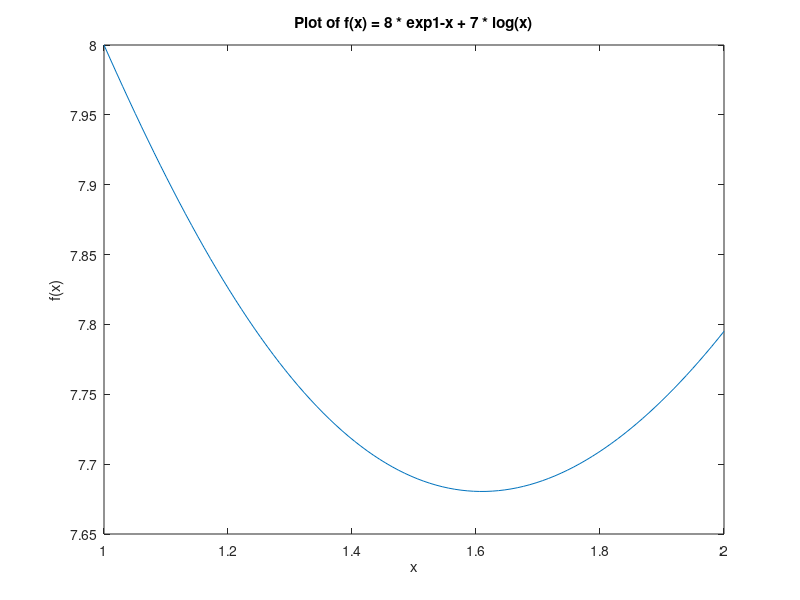

MATLAB code to generate this figure: (Note: this script raises an error after producing the figure.)
% problem 2
disp('---------------problem 2 start------------------')

x = linspace(1,2,100);
f_x = 8 * exp(1-x) + 7 * log(x);

plot(x, f_x);
xlabel('x');
ylabel('f(x)');
title('Plot of f(x) = 8 * exp{1-x} + 7 * log(x)');

disp('is the function unimodal? Yes - we can see that it is monotonically decreasing for x =< 1.6 and monotonically increasing for x >= 1.6 within the bounds of our window')

disp('------------using golden section method-------------')
a0 = 1;
b0 = 2;

r = (3 - sqrt(5)) / 2; % r for ratio

% log_b(x) = log_a(x) / log_a(b)
n = ceil(log(0.23) / log(1-r));

for i=0:n
    
    a1 = a0 + r * (b0 - a0);
    b1 = b0 - r * (b0 - a0);

    fprintf('-----iteration =  %d  -----\n', i)
    fprintf('a_%d = %d\n', i, a0)
    fprintf('b_%d = %d\n', i, b0)
    fprintf('f(a_%d) = %d\n', i, 8 * exp(1-a0) + 7 * log(a0))
    fprintf('f(b_%d) = %d\n', i, 8 * exp(1-b0) + 7 * log(b0))
    fprintf('uncertainty interval = %d\n', b0-a0)

    % choose the greater between f(a1) and f(b1)
    if (8 * exp(1-a1) + 7 * log(a1)) > (8 * exp(1-b1) + 7 * log(b1))
        a0 = a1;
    else
        b0 = b1;
    end
    
end
    
disp('-------------------using fibonacci method-----------------')

a0 = 1;
b0 = 2;

% (1 + 2*0.05) / Fn+1 <= 0.23, N=10 is plenty

% log_b(x) = log_a(x) / log_a(b)
N = 5;

for i=0:N

    r = 1 - fibonacci(N-i+2) / fibonacci(N-i+3);
    disp(r)
    
    a1 = a0 + r * (b0 - a0);
    b1 = b0 - r * (b0 - a0);

    fprintf('-----iteration =  %d  -----\n', i)
    fprintf('a_%d = %d\n', i, a0)
    fprintf('b_%d = %d\n', i, b0)
    fprintf('f(a_%d) = %d\n', i, 8 * exp(1-a0) + 7 * log(a0))
    fprintf('f(b_%d) = %d\n', i, 8 * exp(1-b0) + 7 * log(b0))
    fprintf('uncertainty interval = %d\n', (b0-a0))

    % choose the greater between f(a1) and f(b1)
    if (8 * exp(1-a1) + 7 * log(a1)) > (8 * exp(1-b1) + 7 * log(b1))
        a0 = a1;
    else
        b0 = b1;
    end
    
end
   

% problem 3
disp('-------------------problem 3 start------------------')

% x = linspace(-0.001,0.005,1000);
% g_x = (2*x-1).^2 + 4*(4-1024*x).^4;

%plot(x, g_x)

x0 = 0;
x1 = 1;

while abs(x1-x0) >= abs(x0)*10e-5
    x2 = (g(x1)*x0 - g(x0)*x1) / (g(x1) - g(x0));
    x0 = x1;
    x1 = x2;
    disp(x2)
end

function g_x = g(x)
    g_x = (2*x-1).^2 + 4*(4-1024*x).^4;
end

disp('---------------problem 4 start-------------')

function f_x = f(x)
    f_x = x(1)^2 + x(1)*x(2) + x(2)^2;
end

function [dx1,dx2] = df(x)
    dx1 = 2 * x(1) + x(2);
    dx2 = 2*x(2) + x(1);
end

% bracketing
disp('------bracketing------')
space = 0.075;

x0 = [0.8, -0.25]';

dx = df(x0);
dx = dx / norm(dx);

x1 = x0 - space * dx;
space = 2 * space;
x2 = x1 - space * dx;
space = 2 * space;

while f(x1) >= f(x0) || f(x2) <= f(x1)
    x2 = x2 - space * dx;
    space = 2 * space;
end

disp('window start:')
disp(x0)
disp('window end:')
disp(x2)

% golden section
disp('-----golden section------')
a0 = x0;
b0 = x2;

r = (3 - sqrt(5)) / 2; % r for ratio

% log_b(x) = log_a(x) / log_a(b)
n = ceil(log(0.1) / log(1-r)) * (1/(norm(b0-a0)));

for i=0:n
    
    a1 = a0 + r * (b0 - a0);
    b1 = b0 - r * (b0 - a0);

    fprintf('-----iteration =  %d  -----\n', i)
    fprintf('f(a_%d) = %d\n', i, f(a0))
    fprintf('f(b_%d) = %d\n', i, f(b0))
    fprintf('uncertainty interval = %d\n', abs(b0-a0))

    % choose the greater between f(a1) and f(b1)
    if (f(a1) > f(b1))
        a0 = a1;
    else
        b0 = b1;
    end
    
end

disp('--------fibonacci--------')

a0 = x0;
b0 = x2;

%r = (3 - sqrt(5)) / 2; % r for ratio

% log_b(x) = log_a(x) / log_a(b)
n = 5;

for i=0:n
    r = 1 - fibonacci(n-i+2) / fibonacci(n-i+3);
    disp(r)
    a1 = a0 + r * (b0 - a0);
    b1 = b0 - r * (b0 - a0);

    fprintf('-----iteration =  %d  -----\n', i)
    fprintf('f(a_%d) = %d\n', i, f(a0))
    fprintf('f(b_%d) = %d\n', i, f(b0))
    fprintf('uncertainty interval = %d\n', abs(b0-a0))

    % choose the greater between f(a1) and f(b1)
    if (f(a1) > f(b1))
        a0 = a1;
    else
        b0 = b1;
    end
    
end

disp('-----------problem 5----------')

x = linspace(-2,2,100);
y = linspace(-1,3,100);

[X,Y] = meshgrid(x,y);

F = 100*(Y-X.^2).^2 + (1-X).^2;
figure;
surf(X,Y,F)
figure;
contour(X,Y,F)
